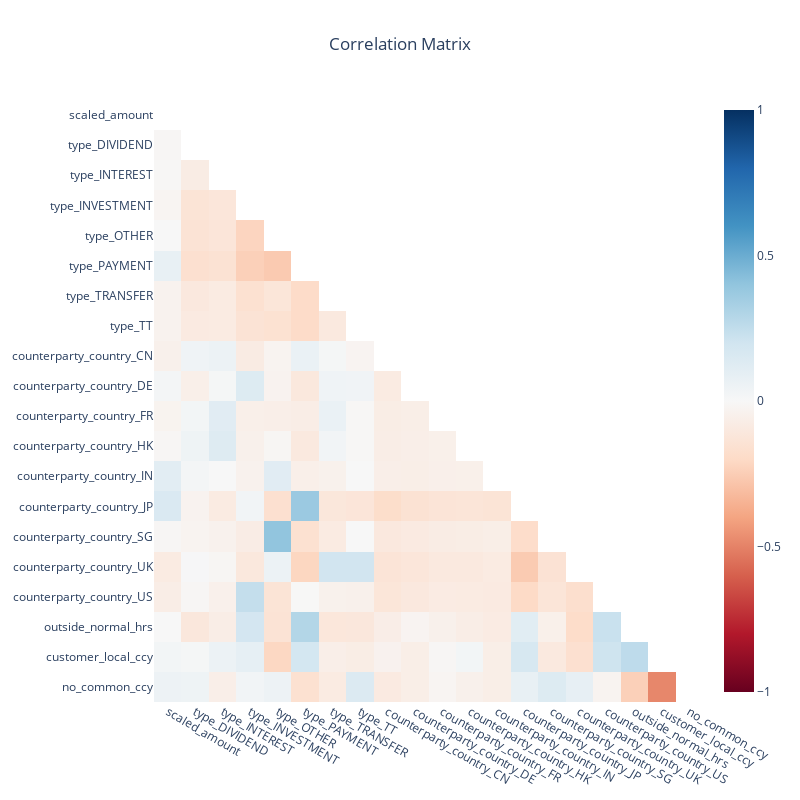

Notebook source saved alongside this figure:
### Code cell
plot_correlation_matrix(corr_matrix_resampled)

### Figure 1 — Plotly figure (JSON) as saved in the notebook; plotly's stock layout.template omitted (floating-point values rounded to 4 significant figures; data arrays with more than 128 entries replaced by an {"elided": "..."} marker saying what was removed)
{"data": [{"colorscale": [[0, "rgb(103,0,31)"], [0.1, "rgb(178,24,43)"], [0.2, "rgb(214,96,77)"], [0.3, "rgb(244,165,130)"], [0.4, "rgb(253,219,199)"], [0.5, "rgb(247,247,247)"], [0.6, "rgb(209,229,240)"], [0.7, "rgb(146,197,222)"], [0.8, "rgb(67,147,195)"], [0.9, "rgb(33,102,172)"], [1, "rgb(5,48,97)"]], "type": "heatmap", "x": ["scaled_amount", "type_DIVIDEND", "type_INTEREST", "type_INVESTMENT", "type_OTHER", "type_PAYMENT", "type_TRANSFER", "type_TT", "counterparty_country_CN", "counterparty_country_DE", "counterparty_country_FR", "counterparty_country_HK", "counterparty_country_IN", "counterparty_country_JP", "counterparty_country_SG", "counterparty_country_UK", "counterparty_country_US", "outside_normal_hrs", "customer_local_ccy", "no_common_ccy"], "y": ["scaled_amount", "type_DIVIDEND", "type_INTEREST", "type_INVESTMENT", "type_OTHER", "type_PAYMENT", "type_TRANSFER", "type_TT", "counterparty_country_CN", "counterparty_country_DE", "counterparty_country_FR", "counterparty_country_HK", "counterparty_country_IN", "counterparty_country_JP", "counterparty_country_SG", "counterparty_country_UK", "counterparty_country_US", "outside_normal_hrs", "customer_local_ccy", "no_common_ccy"], "z": {"elided": "20x20 float values"}, "zmax": 1, "zmin": -1}], "layout": {"height": 800, "title": {"text": "Correlation Matrix", "x": 0.5}, "width": 800, "xaxis": {"showgrid": false}, "yaxis": {"autorange": "reversed", "showgrid": false}}}
